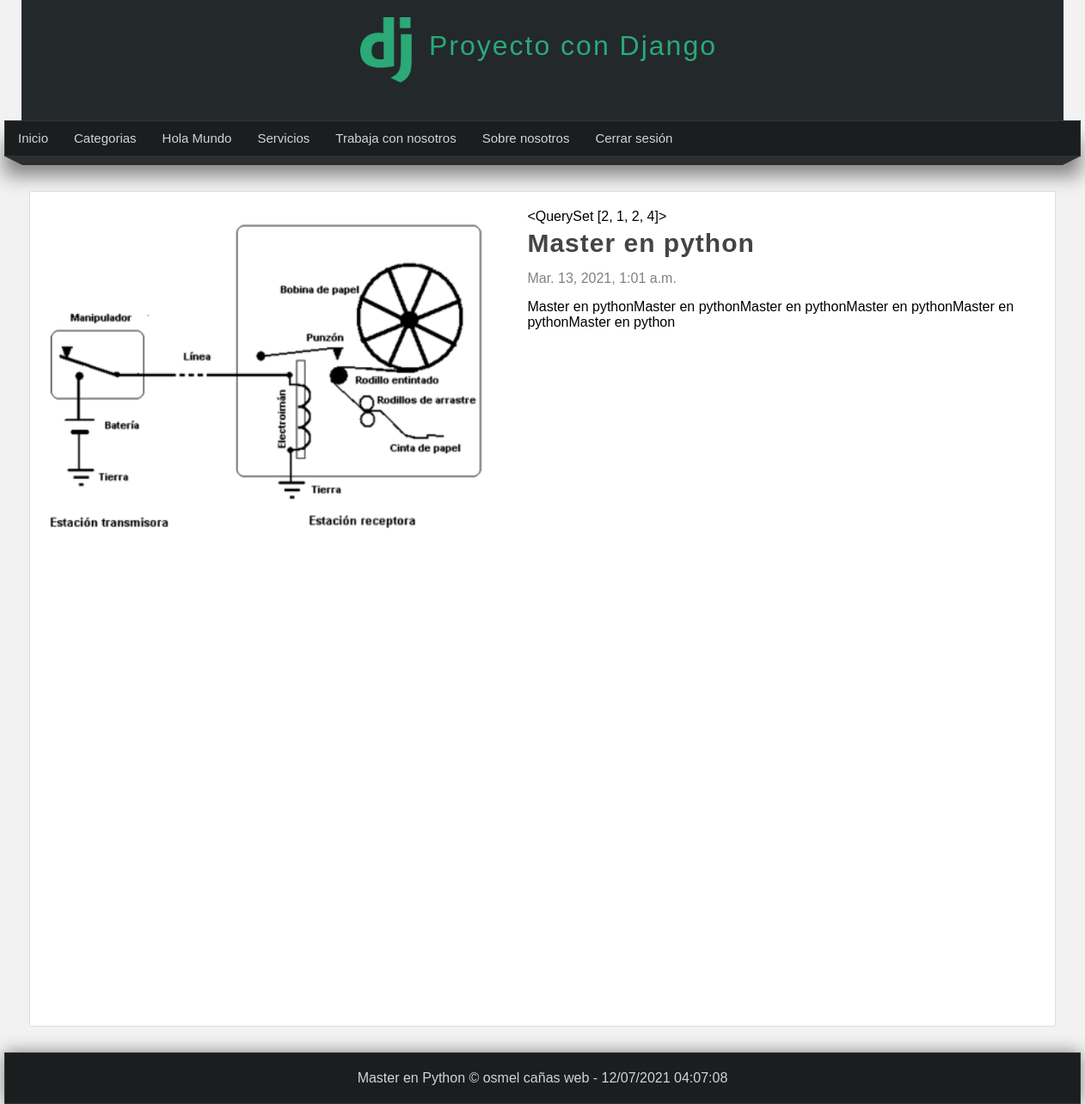
Page /articulo/1 (signed in) on the committed database.
### pages/models.py (models this page shows, shortened)
class Page(models.Model):
    title = models.CharField(max_length=50, verbose_name="Titulo")
    content = RichTextField(verbose_name="Contenido") # le colocamos RichText field para que se un editor de texto enriquesido y no tenemos que acceder desde models.
    slug = models.CharField(unique=True, max_length=150, verbose_name="URL amigable")#slug es para hacer una url amigable  para luego implementar eso # unique = True le estamos diciendo que el campo charfield sea unico
    order = models.IntegerField(default=0,verbose_name="Orden") #  en el caso que sea  0 me lo va a poner al principio de todo en esa pagina
    visible = models.BooleanField(verbose_name="Visible?")
    created_at = models.DateTimeField(auto_now_add=True, verbose_name="Creado el")
    updated_at =  models.DateTimeField(auto_now=True, verbose_name="Actualizado el")
    class Meta:
        verbose_name ="Página"
        verbose_name_plural = "Páginas"

### blog/models.py (models this page shows, shortened)
class Article(models.Model):
    title = models.CharField(max_length=150, verbose_name="Titulo")
    content = RichTextField(verbose_name="Contenido")
    image = models.ImageField(default="null",verbose_name="Imagen",upload_to="articles")#upload_to aqui le vamos a indicar en q carpeta queremos q se cargen las imagenes
    public = models.BooleanField(verbose_name="Publicado?")
    user = models.ForeignKey(User,editable=False, verbose_name="Usuario", on_delete=models.CASCADE)   #y esta campo llamado user se va relacionar con este otro modelo con la clave agena user # esto lo que va a guardar en la base de datos dentro de la propiedad de user va guardar el id del usuario que ha creado el articulo
    Categories = models.ManyToManyField(Category, verbose_name="Categorias",  blank=True)#ManyToMany este campo es que muchos articulos pueden tener multiples categoria  no es un articulo en concreto que puede tener muchas categorias cualquiera de los articulos puede tener muchas categorias
    created_at =  models.DateTimeField(auto_now_add=True, verbose_name="Creado el")
    updated_at =  models.DateTimeField(auto_now=True, verbose_name="Editado el")
    class Meta:
        verbose_name = 'Articulo'
        verbose_name_plural = 'Articulos'
        ordering = ['-created_at'] # lo ordena del la fecha mas nuevo al fechas mas viejo se coloca el - para que el orden sea descendente

### blog/views.py (the view)
# urls.py: path('articulo/<int:article_id>', views.article, name="article")#le pasamos el nombre de la ruta y el prametro que va hacer un numero entero que seria article_id
@login_required(login_url="login")
def article(request, article_id):
    article = get_object_or_404(Article, id=article_id)
    return render(request, 'articles/detail.html',   {
        'article': article
    })

### blog/processors.py (called while the page is built)
def get_categories(request):
    ids = Article.objects.filter(public=True).values_list('Categories', flat=True) # flat =True en formato plano de esta forma vamos a tener todos los id  de la categorias  q esta siendo usadas
    categories = Category.objects.filter(id__in=ids).values_list('id', 'name')#Page importamos y llamamos la clase del modelo con el objeto con el value list podemos selecionar unos de los elementos que yo quiera o un par de elementos que quiero tener disponibles  por ejemplo quiero tener el id
    return {
        'categories': categories,
        'ids': ids
    }

### pages/context_processors.py (called while the page is built)
def get_pages(request):
    pages = Page.objects.filter(visible=True).order_by('order').values_list('id', 'title', 'slug')#Page importamos y llamamos la clase del modelo con el objeto con el value list podemos selecionar unos de los elementos que yo quiera o un par de elementos que quiero tener disponibles  por ejemplo quiero tener el id
    return {
        'pages': pages
    }

### blog/templates/articles/detail.html (shortened to what this page needs)
{% extends 'layouts/layout.html' %}
{% block content %}
    {% if article.image != 'null' and article.image.url|length >= 1 %}
            <div class="image">
                <img src="{{article.image.url}}" />
            </div>
        {% endif %}
    <h1 class="title">{{article.title}}</h1>
    <span class="date">{{article.created_at}}</span>
    <p class="content">
        {{article.content|safe}}
    </p>
{% endblock %}

### mainapp/templates/layouts/layout.html (shortened to what this page needs)
{% load  static %}
<!DOCTYPE html>
<html lang="es">
<head>
      <link rel="stylesheet" type="text/css" href={% static 'css/styles.css' %} />
</head>
<body>
    <header>
              <div id="logotipo">
               <img src="{% static 'imagenes/logo.png'%}" />
               <h1>Proyecto con Django</h1>
              </div>
    </header>
   <nav>
      <ul>
         <li>
            <a href="{% url 'index' %}">Inicio</a>
         </li>
         {% if user.email %}
            <li>
               <a href="{% url 'list_articles' %}">Categorias</a>
            </li>
            {% for page in pages %}
               <li>
                  <a href="{% url 'page' page.2 %}">{{page.1}}</a>
               </li>
            {% endfor %}
            <li>
               <a href="{% url 'logout' %}">Cerrar sesión</a>
            </li>
         {% endif %}
      </ul>
   </nav>
   <div class="barra">
     <span class="esquina-izquierda"></span>
     <span class="relleno-barra"></span>
     <span class="esquina-derecha"></span>
   </div>
   <div id="content">
      <div class="box">
      {{ids}}
         {% block content %}{% endblock %}
     </div>
   </div>
   <footer>
       Master en Python &copy; osmel cañas web - {% now  "d/m/Y h:m:s"  %}
   </footer>
</body>
</html>

### mainapp/static/css/styles.css (style rules this page uses)
* { margin: 0px; padding: 0px; font-family: sans-serif; text-decoration: none; }
.box p , .box h2, .box h3, .box ul { margin-top: 5px; margin-bottom: 5px; }
body { background-color: #F2F2F2; }
header { width: 1212px; height: 140px; background-color: #23282B; margin: 0px auto; }
#logotipo { width: 35%; height: 140px; margin: 0 auto; }
#logotipo img { display:block; width: 60px; float:left; margin-top: 20px; }
#logotipo h1 { display: block; float: left; margin-top: 35px; margin-left: 20px; letter-spacing: 2px; font-weight: lighter; color: #2ba977; }
nav { width: 1250px; height: 40px; margin: 0px auto ; background-color: #1b1e1f; border: 1px solid #333333; box-shadow: 0px 22px 22px gray; font-size: 15px; }
nav > ul { list-style: none; text-decoration: none; }
nav > ul > li { line-height: 40px; float: left; }
nav > ul > li > a { display: block; padding-left: 15px; padding-right: 15px; color:#d1d4d6 ; }
.barra { width: 1250px; margin: 0 auto; }
.esquina-izquierda { display: block; border-left: 20px solid transparent; border-top:10px solid #2b2f30; float: left; }
.esquina-derecha { display: block; border-right: 20px solid transparent; border-top:10px solid #2b2f30; float:right; }
.relleno-barra { display: block; width: 1210px; height: 10px; background:#2b2f30; float: left; }
#content { width: 1212px; min-height: 930px; margin: 0 auto; margin-bottom: 30px; margin-top: 40px; }
.box { background: white; width: 95%; min-height: 930px; padding: 20px; border: 1px solid #ddd; border-radius: 2px; margin: 0 auto; }
.box .image { width: 45%; float: left; margin-right: 40px; }
.box .image img { width: 100%; }
.title { color:#444; letter-spacing: 1px; font-size: 30px; margin-bottom: 10px; margin-top: 5px; }
.date { display:block; margin-top: 15px; margin-bottom: 15px; color: gray; }
.content { line-height: 25px; }
footer { width: 1250px; background-color: #1B1E1F; border: 1px solid #333; color: #d1d4d6; text-align: center; margin: 0 auto; padding-top: 20px; padding-bottom: 20px; box-shadow: 0px 0px 20px gray; }

### rows in the picture
Page: title "Hola Mundo"
Page: title "Servicios"
Page: title "Trabaja con nosotros"
Page: title "Sobre nosotros"
Article: image (picture), title "Master en python", created_at "Mar. 13, 2021, 1:01 a.m.", content "Master en pythonMaster en pythonMaster en pythonMaster en pythonMaster en pythonMaster en python"

### other values in the picture
{{ ids }} "<QuerySet [2, 1, 2, 4]>"
